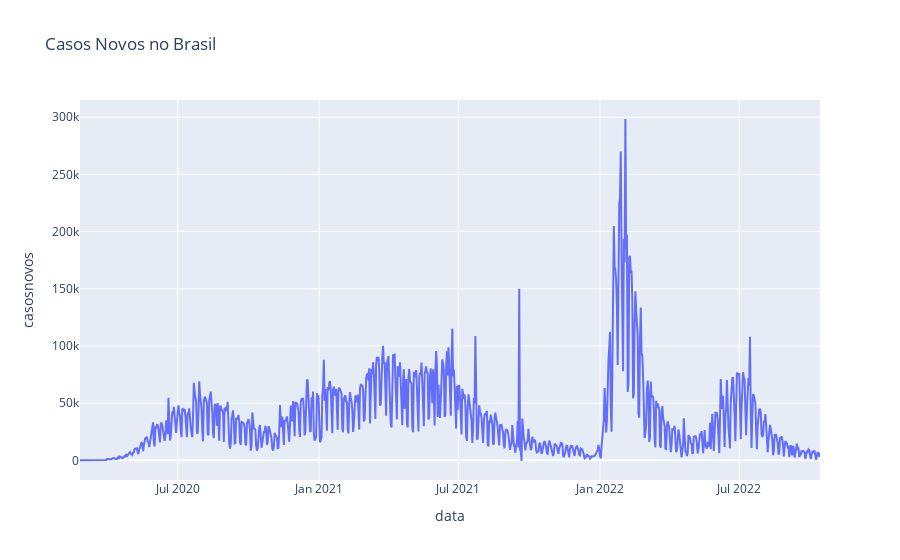

Notebook cell for this chart:
### Code cell
px.line(brasil, 'data', 'casosnovos',title='Casos Novos no Brasil')

### Figure 1 — Plotly figure (JSON) as saved in the notebook; plotly's stock layout.template omitted (floating-point values rounded to 4 significant figures; data arrays with more than 128 entries replaced by an {"elided": "..."} marker saying what was removed)
{"data": [{"hovertemplate": "data=%{x}<br>casosnovos=%{y}<extra></extra>", "legendgroup": "", "line": {"color": "#636efa", "dash": "solid"}, "marker": {"symbol": "circle"}, "mode": "lines", "name": "", "orientation": "v", "showlegend": false, "type": "scatter", "x": {"elided": "963 str values"}, "xaxis": "x", "y": {"elided": "963 int values"}, "yaxis": "y"}], "layout": {"legend": {"tracegroupgap": 0}, "title": {"text": "Casos Novos no Brasil"}, "xaxis": {"anchor": "y", "domain": [0, 1], "title": {"text": "data"}}, "yaxis": {"anchor": "x", "domain": [0, 1], "title": {"text": "casosnovos"}}}}
